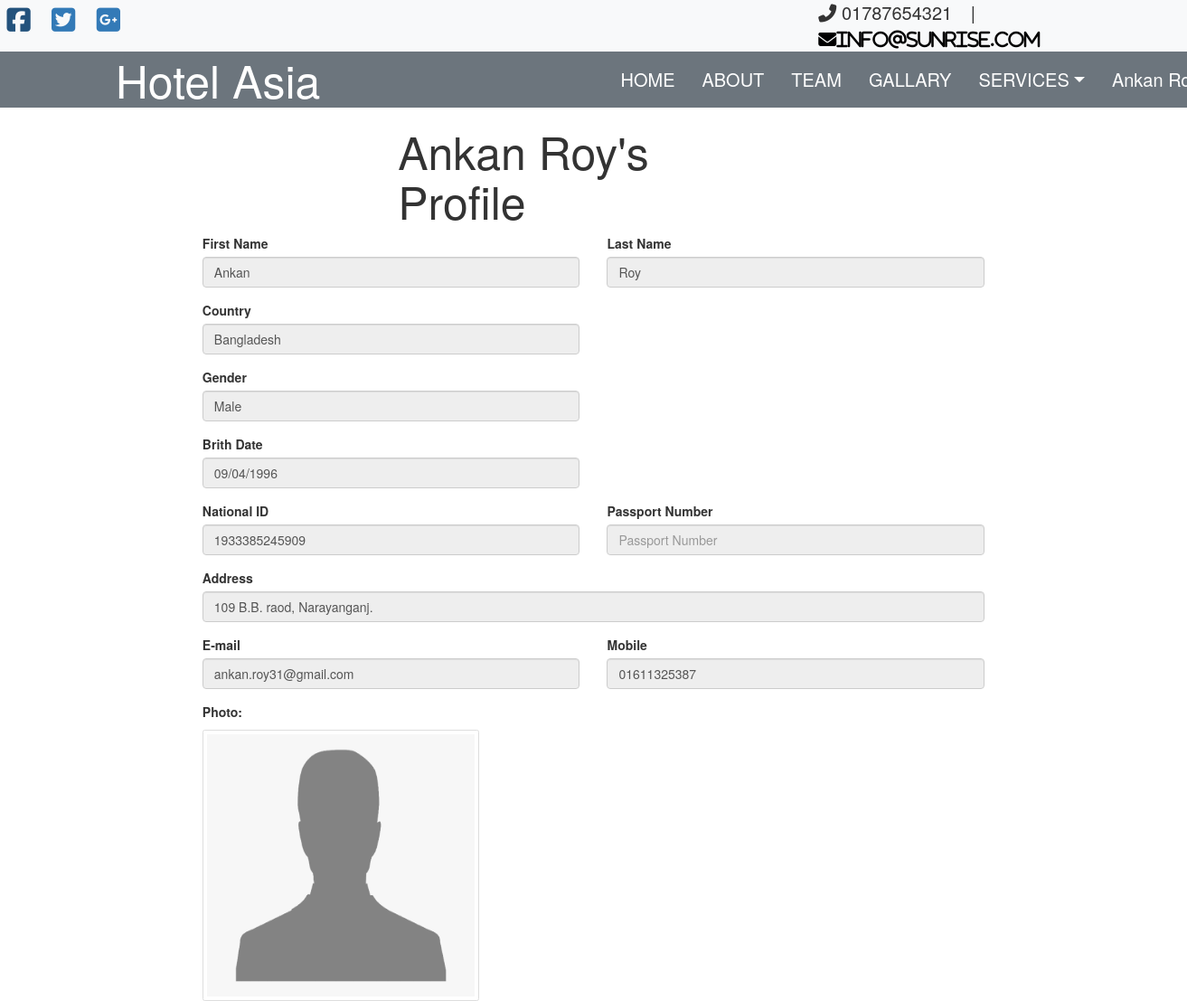
Page /profile.php (signed in) on the committed database.
### tables this page shows
CREATE TABLE `contacts` (
  `id` int(10) NOT NULL,
  `mobile` varchar(15) NOT NULL,
  `email` varchar(30) NOT NULL,
  `facebook` varchar(50) NOT NULL,
  `twitter` varchar(50) NOT NULL,
  `google` varchar(50) NOT NULL,
  `address` varchar(50) DEFAULT NULL
);

CREATE TABLE `user_info` (
  `id` int(11) NOT NULL,
  `fristname` varchar(50) NOT NULL,
  `lastname` varchar(50) NOT NULL,
  `fullname` varchar(100) NOT NULL,
  `country` varchar(20) NOT NULL,
  `gender` varchar(10) NOT NULL,
  `brithdate` varchar(50) NOT NULL,
  `nid` varchar(50) NOT NULL,
  `passportno` varchar(50) NOT NULL,
  `address` varchar(100) NOT NULL,
  `email` varchar(50) NOT NULL,
  `mobile` varchar(20) NOT NULL,
  `password` varchar(1000) NOT NULL,
  `photo` varchar(50) NOT NULL
);

### profile.php (the view, shortened to what this page needs)
<!doctype html>
<html>
<head>
  <link rel="stylesheet" href="css\bootstrap.css">
  <link rel="stylesheet" href="css\gallary.css">
</head>
<body>
  <div class="container-flud">
    <div class="row">
      <?php
        include 'header.php';
        $user=$_SESSION['username'];
       ?>
    </div>
    <div class="row">
      <div class="col-4 m-auto">
        <h1 class="head-size"><?Php echo $fullname?>'s Profile</h1>
      </div>
    </div>
      <?php
      $conn = mysqli_connect("localhost","root","","hms") or die("Connection failed");
      $sql = "Select * from user_info where email='$user'";
      $result = mysqli_query($conn, $sql) or die("Query failed");
      if(mysqli_num_rows($result) >0) {
        while($row = mysqli_fetch_assoc($result)){
       ?>
       <div class="row">
         <div class="offset-md-2 col-md-4">
           <div class="form-group">
             <label for="fname">First Name</label>
             <input type="text" class="form-control" name="fname" id="fname" placeholder="First Name" value="<?php echo $row['fristname']?>" readonly>
           </div>
         </div>
         <div class="col-md-4">
           <div class="form-group">
             <label for="lname">Last Name</label>
             <input type="text" class="form-control" name="lname" id="lname" placeholder="Last Name" value="<?php echo $row['lastname']?>" readonly>
           </div>
         </div>
       </div>
       <div class="row">
         <div class="offset-md-2 col-md-4">
           <div class="form-group">
             <label for="country">Country</label>
               <input type="text" class="form-control" name="country" id="country" placeholder="Country" value="<?php echo $row['country']?>" readonly>
           </div>
         </div>
       </div>
         <div class="row">
           <div class="offset-md-2 col-md-4">
             <div class="form-group">
               <label for="country">Gender</label>
                 <input type="text" class="form-control" name="country" id="country" placeholder="Country" value="<?php echo $row['gender']?>" readonly>
             </div>
           </div>
         </div>
       <div class="row">
         <div class="offset-md-2 col-md-4">
           <div class="form-group">
             <label for="bdate">Brith Date</label>
               <input type="date" class="form-control" name="bdate" id="bdate" value="<?php echo $row['brithdate']?>" readonly>
           </div>
         </div>
       </div>
         <div class="row">
           <div class="offset-md-2 col-md-4">
             <div class="form-group">
               <label for="nid">National ID</label>
               <input type="text" class="form-control" name="nid" id="nid" placeholder="National ID" value="<?php echo $row['nid']?>" readonly>
             </div>
           </div>
           <div class="col-md-4">
             <div class="form-group">
               <label for="lname">Passport Number</label>
               <input type="text" class="form-control" name="passno" id="passno" placeholder="Passport Number" value="<?php echo $row['passportno']?>" readonly>
             </div>
           </div>
         </div>
       <div class="row">
         <div class="offset-md-2 col-md-8">
           <div class="form-group">
             <label for="address">Address</label>
               <input type="text" class="form-control" name="address" id="address" placeholder="Address" value="<?php echo $row['address']?>" readonly>
           </div>
         </div>
       </div>
       <div class="row">
       <div class="offset-md-2 col-md-4">
         <div class="form-group">
           <label for="email">E-mail</label>
             <input type="email" class="form-control" name="email" id="email" placeholder="E-mail" value="<?php echo $row['email']?>" readonly>
         </div>
         </div>
         <div class="col-md-4">
           <div class="form-group">
             <label for="mobile">Mobile</label>
               <input type="text" class="form-control" name="mobile" id="mobile" placeholder="Mobile" value="<?php echo $row['mobile']?>" readonly>
           </div>
       </div>
       </div>
         <div class="row">
           <div class="offset-md-2 col-md-3">
             <p><b>Photo:</b></p>
            <img src="user_photo/<?php echo $row['photo'];?>" alt="" class="img-fluid img-thumbnail rounded" style="width:400px; height:300px;">
           </div>
         </div>
      <?php
        }
      }
      ?>
  </div>
</body>
</html>

### header.php (shortened to what this page needs)
<!doctype html>
<html>
  <head>
    <link rel="stylesheet" href="css\bootstrap.css">
    <link rel="stylesheet" href="css\header.css">
    <link rel="stylesheet" href="https://maxcdn.bootstrapcdn.com/bootstrap/3.4.1/css/bootstrap.min.css">
  </head>
  <body>
    <?php
    $conn = mysqli_connect("localhost","root","","hms") or die("Connection failed");
    $sql = "Select * from contacts";
    $result = mysqli_query($conn, $sql) or die("Query failed");
    if(mysqli_num_rows($result) >0) {
     ?>
    <div class="container-flud">
      <section class="bg-light">
      <div class="row">
        <div class="col-lg-3" style="font-size:30px; ">
          <?php
          $row = mysqli_fetch_assoc($result);
           ?>
          <span class="text-black">
          <a href="<?php echo $row['facebook'];?>"><i class="fab fa-facebook-square roy"></i></a>
          </span>
          <span class="text-black">
            <a href="<?php echo $row['twitter'];?>"><i class="fab fa-twitter-square roy"></i></a>
          </span>
          <span class="text-black">
            <a href="<?php echo $row['google'];?>"><i class="fab fa-google-plus-square roy"></i></a>
          </span>
        </div>
        <div class="col-4 offset-5" style="font-size:20px;">
          <span class="text-black roy">
            <i class="fas fa-phone-alt"></i>
            <?php echo $row['mobile'];
            ?>
          </span>
          <span class="text-black roy">
            |
          </span>
          <span class="text-black roy">
            <a href="mailto:info@example.com" style="color:black"><i class="fas fa-envelope"><?php echo $row['email'];?></i></a>
          </span>
        </div>
      </div>
  </section>
  <?php
    }
  ?>
    <div class="row">
      <div>
          <nav class="navbar navbar-expand-md navbar-light bg-secondary"style="margin-bottom: 0px;">
      <div class="col-lg-2 offset-lg-1">
          <a href="index.php" class="navbar-brand" style="font-size: 50px; color:white"> Hotel Asia </a>
            </div>
    <div class="col-md-6 offset-lg-3 offset-md-2">
          <ul class="navbar-nav">
            <li class="nav-item"> <a href="index.php" class="nav-link text-white menu-icon" style="padding:15px">HOME</a></li>
            <li class="nav-item"> <a href="about.php" class="nav-link text-white menu-icon" style="padding:15px">ABOUT</a></li>
            <li class="nav-item"> <a href="team.php" class="nav-link text-white menu-icon" style="padding:15px">TEAM</a></li>
            <li class="nav-item"> <a href="gallary.php" class="nav-link text-white menu-icon" style="padding:15px">GALLARY</a></li>
            <li class="nav-item dropdown text-white"> <a href="#" class="nav-link dropdown-toggle text-white menu-icon" data-toggle="dropdown" style="padding:15px">SERVICES</a>
            </li>
            <?php
            if(!isset($_SESSION['username'])){
            ?>
            <li class="nav-item"> <a href="login.php" class="nav-link text-white menu-icon" style="padding:15px">Login</a></li>
          <?php }
          else if(isset($_SESSION['username'])){
            $conn1 = mysqli_connect("localhost","root","","hms") or die("Connection failed");
            $sql1 = "SELECT * FROM user_info WHERE email = '{$_SESSION['username']}'";
            $result = mysqli_query($conn1, $sql1) or die("Query failed");
            if(mysqli_num_rows($result) > 0) {
              while($row = mysqli_fetch_assoc($result)){
                $fullname=$row['fullname'];
              }}
            ?>
            <li class="nav-item dropdown text-white"> <a href="#" class="nav-link dropdown-toggle text-white menu-icon" data-toggle="dropdown" style="padding:15px"><?php echo $fullname?></a>
            </li>
          <?php } ?>
          </ul>
        </div>
        </nav>
      </div>
      </div>
    </div>
  </body>
</html>

### css/gallary.css (style rules this page uses)
.head-size { font-size: 50px; }

### css/header.css (style rules this page uses)
.roy { padding: 2px 0px 2px 15px; }
.menu-icon { font-size: 20px; }

### rows in the picture
contacts: mobile "01787654321", email "info@sunrise.com"
user_info: fullname "Ankan…", fullname "Ankan Roy", fname "Ankan", lname "Roy", country "Bangladesh", country "Male", bdate "09/04/1996", nid "1933385245909", address "109 B.B. raod, Narayanganj.", email "ankan.roy31@gmail.com", mobile "01611325387", photo (picture)
